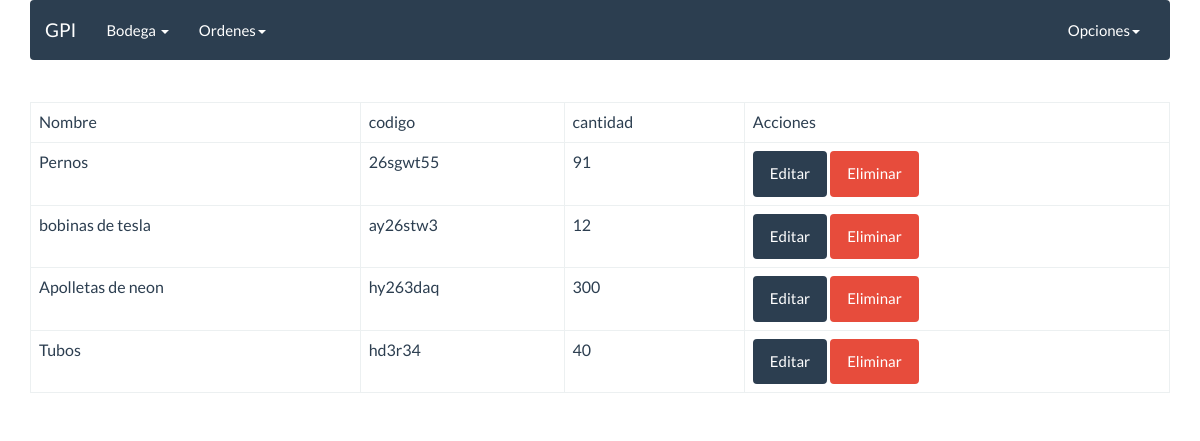
Screenshot of /matlist (signed in) with the database file from the repository.
### Inventario/models.py (models this page shows, shortened)
class Material(models.Model):
    nombre_material = models.CharField(max_length=50,blank=False,null=True)
    codigo = models.CharField(max_length=30,blank=False,null=True)
    cantidad = models.IntegerField(default=0,blank=False,null=False)
    bodega = models.ManyToManyField(Bodega,blank=True)

### Inventario/views.py (the view)
# urls.py: url(r'matlist', materiales_list, name='ver_materiales'),
def materiales_list(request):
    if not request.user.is_authenticated:
        return HttpResponseRedirect('/?next=%s' % request.path)
    materiales_consult = Material.objects.all().order_by('id')
    contexto = {'materiales': materiales_consult}
    return render(request, 'inventario/ver_materiales.html', contexto)

### templates/inventario/ver_materiales.html (shortened to what this page needs)
{% extends "base/base2.html" %}
{% block content %}
  <table class='table table-bordered'>
    <thead>
      <tr>
        <td>Nombre</td>
        <td>codigo</td>
        <td>cantidad</td>
        <td>Acciones</td>
      </tr>
    </thead>
    <tbody>
      {% if materiales %}
      {% for m in materiales %}
      <tr>
        <td>{{m.nombre_material}}</td>
        <td>{{m.codigo}}</td>
        <td>{{m.cantidad}}</td>
        <td>
          <a class="btn btn-primary" href="{% url 'editar_material' m.id %}">Editar</a>
          <a class="btn btn-danger" href="{% url 'eliminar_material' m.id %}">Eliminar</a>
        </td>
      </tr>
      {% endfor %}
      {% else %}
      <h1>No Hay Registros de Materiales</h1>
      {% endif %}
    </tbody>
  </table>
{% endblock %}

### rows the page displays
Material: nombre_material "Pernos", codigo "26sgwt55", cantidad "91"
Material: nombre_material "bobinas de tesla", codigo "ay26stw3", cantidad "12"
Material: nombre_material "Apolletas de neon", codigo "hy263daq", cantidad "300"
Material: nombre_material "Tubos", codigo "hd3r34", cantidad "40"
